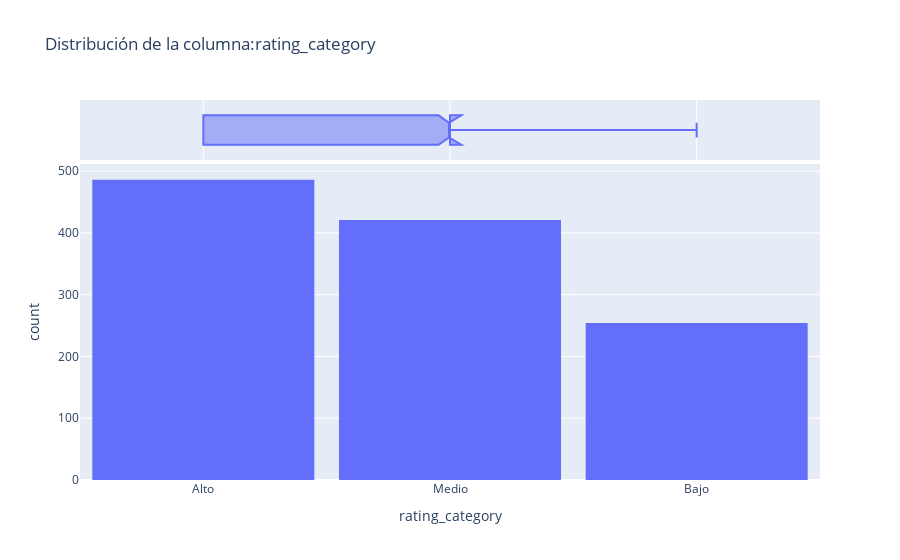

The notebook cell saved with this chart:
### Code cell
visualization.plot_interactive_histogram(df_enriquecido, column='rating_category', add_kde=False)

### Figure 1 — Plotly figure (JSON) as saved in the notebook; plotly's stock layout.template omitted (floating-point values rounded to 4 significant figures; data arrays with more than 128 entries replaced by an {"elided": "..."} marker saying what was removed)
{"data": [{"bingroup": "x", "hovertemplate": "rating_category=%{x}<br>count=%{y}<extra></extra>", "legendgroup": "", "marker": {"color": "#636efa", "pattern": {"shape": ""}}, "name": "", "nbinsx": 30, "orientation": "v", "showlegend": false, "type": "histogram", "x": {"elided": "1161 str values"}, "xaxis": "x", "yaxis": "y"}, {"customdata": {"elided": "1161x24 mixed values"}, "hovertemplate": "rating_category=%{x}<br>userID=%{customdata[0]}<br>placeID=%{customdata[1]}<br>rating=%{customdata[2]}<br>food_rating=%{customdata[3]}<br>service_rating=%{customdata[4]}<br>latitude_user=%{customdata[5]}<br>longitude_user=%{customdata[6]}<br>smoker=%{customdata[7]}<br>dress_preference=%{customdata[8]}<br>budget=%{customdata[9]}<br>ambience=%{customdata[10]}<br>latitude_rest=%{customdata[11]}<br>longitude_rest=%{customdata[12]}<br>smoking_area=%{customdata[13]}<br>dress_code=%{customdata[14]}<br>price=%{customdata[15]}<br>Rambience=%{customdata[16]}<br>alcohol=%{customdata[17]}<br>distancia_km=%{customdata[18]}<br>match_cocina=%{customdata[19]}<br>compat_fumador=%{customdata[20]}<br>payment_match_ratio=%{customdata[21]}<br>ambience_mapped=%{customdata[22]}<br>match_ambiente=%{customdata[23]}<extra></extra>", "legendgroup": "", "marker": {"color": "#636efa"}, "name": "", "notched": true, "showlegend": false, "type": "box", "x": {"elided": "1161 str values"}, "xaxis": "x2", "yaxis": "y2"}], "layout": {"bargap": 0.1, "barmode": "relative", "legend": {"tracegroupgap": 0}, "title": {"text": "Distribución de la columna:rating_category"}, "xaxis": {"anchor": "y", "domain": [0, 1], "title": {"text": "rating_category"}}, "xaxis2": {"anchor": "y2", "domain": [0, 1], "matches": "x", "showgrid": true, "showticklabels": false}, "yaxis": {"anchor": "x", "domain": [0, 0.8316], "title": {"text": "count"}}, "yaxis2": {"anchor": "x2", "domain": [0.8416, 1], "matches": "y2", "showgrid": false, "showline": false, "showticklabels": false, "ticks": ""}}}
